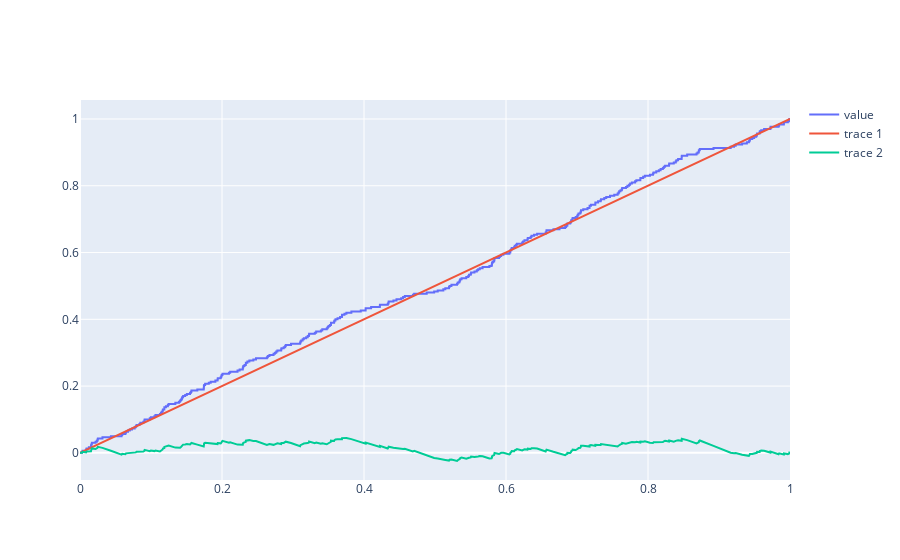

Here is the notebook cell this chart was saved with:
### Code cell
fig = go.Figure()
trace = {
  "x": X,
  "y": Y,
  "line": {"shape": 'hv'},
  "mode": 'lines',
  "name": 'value',
  "type": 'scatter'
};
trace1 = {"x": X,"y": X}
trace2 = {"x": X, "y": np.array(Y)-np.array(X)}
fig.add_trace(trace)
fig.add_trace(trace1)
#fig.add_trace(trace2)
fig.show()

### Figure 1 — Plotly figure (JSON) as saved in the notebook; plotly's stock layout.template omitted (floating-point values rounded to 4 significant figures; data arrays with more than 128 entries replaced by an {"elided": "..."} marker saying what was removed)
{"data": [{"line": {"shape": "hv"}, "mode": "lines", "name": "value", "type": "scatter", "x": {"elided": "302 float values"}, "y": {"elided": "302 float values"}}, {"type": "scatter", "x": {"elided": "302 float values"}, "y": {"elided": "302 float values"}}, {"type": "scatter", "x": {"elided": "302 float values"}, "y": {"elided": "302 float values"}}], "layout": {}}
